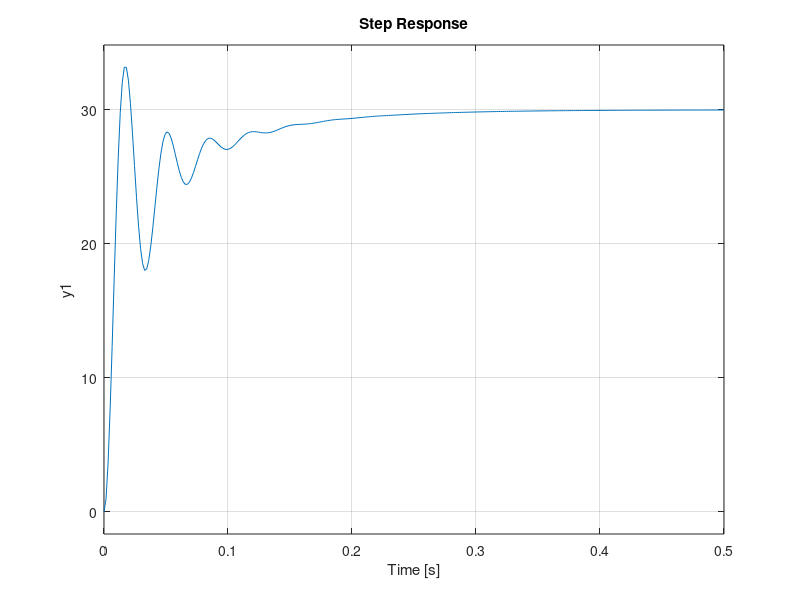

MATLAB code to generate this figure:
%作业3demo
num=[625000];
den=[1 87.5 12500 0]
G0=tf(num,den);
H=[1];
%R=tf(30,[1 0]);
%G2=G0*R;
% G=feedback(G0,H);
% step(30*G);
% hold on

%
Kp=0.8;
Ki=0;
Kd=0.04;
Gc=pid(Kp,Ki,Kd)
Gg=feedback(G0*Gc,H);
step(30*Gg);
hold on
grid on
% gtext('kp=0.8,Ki=0');
% gtext('kp=0.8,Ki=0.05');
% gtext('kp=0.8,Ki=0.1');
% gtext('kp=0.8,Ki=0.8');
% gtext('kp=0.8,Ki=1');
% gtext('kp=0.8,Ki=2');
% gtext('kp=0.8,Ki=3');

% gtext('kp=0.8');  
% gtext('kp=0.9');  
% gtext('kp=1.0');  
% gtext('kp=1.1');  
% gtext('kp=1.2');  
% gtext('kp=8.5,Ti=1.6,Td=0.4');
% gtext('kp=4.2,Ti=2.3,Td=0.4');
%gtext('kp=6.7,Ti=3.2,Td=0.37');
%gtext('kp=6.7,Ti=1.9,Td=0.3');
%gtext('kp=8.5,Ti=1.6,Td=0.3');